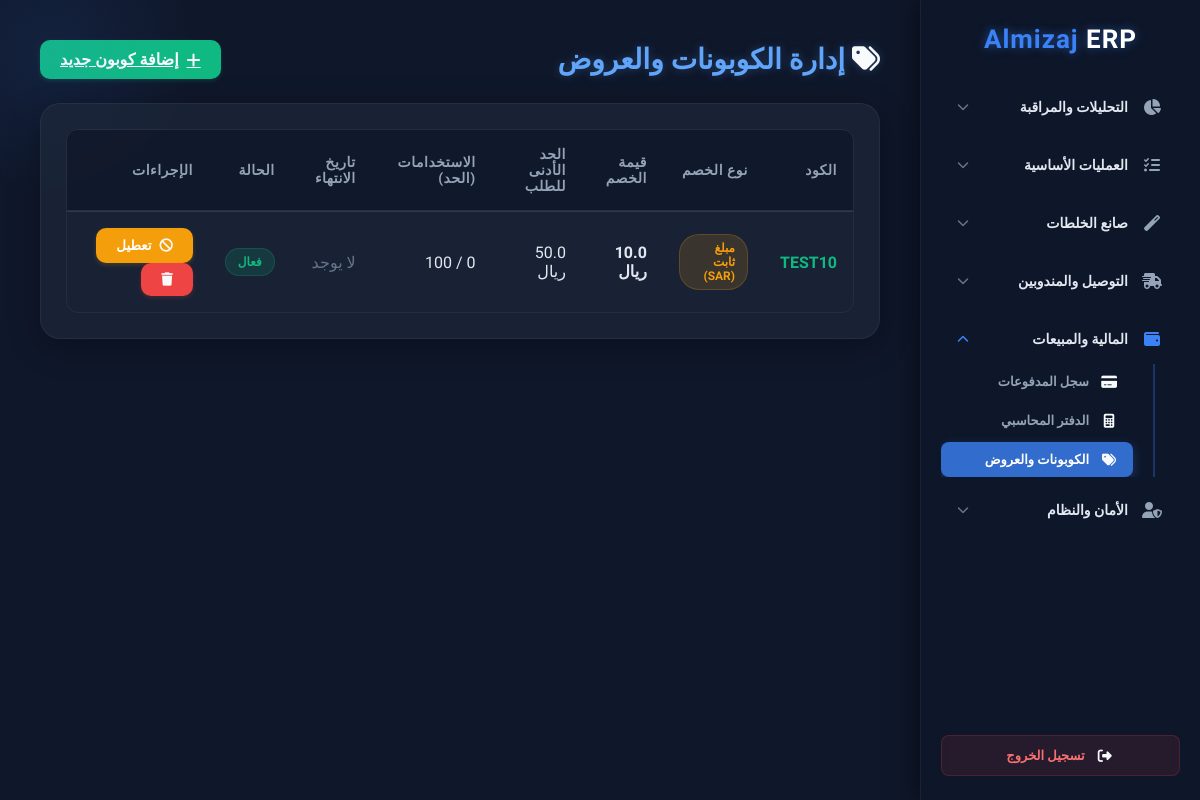
Screenshot of /admin/coupons/ (signed in) with the database file from the repository.
### src/backend/models/coupon.py (models this page shows, shortened)
class Coupon(db.Model):
    __tablename__ = 'coupons'
    id = db.Column(db.Integer, primary_key=True)
    code = db.Column(db.String(50), unique=True, nullable=False, index=True)
    discount_type = db.Column(db.String(20), nullable=False, default='percentage') # 'percentage' or 'fixed'
    discount_value = db.Column(db.Float, nullable=False) # e.g. 10.0 for 10% or 50.0 for 50 SAR
    min_order_amount = db.Column(db.Float, default=0.0)
    usage_limit = db.Column(db.Integer, default=0) # 0 means unlimited
    times_used = db.Column(db.Integer, default=0)
    valid_until = db.Column(db.DateTime, nullable=True)
    is_active = db.Column(db.Boolean, default=True)
    created_at = db.Column(db.DateTime, default=datetime.datetime.utcnow)

### app/admin/coupons.py (the view)
@coupons_bp.route('/')
def index():
    if 'user_id' not in session or session.get('role') != 'admin':
        return redirect(url_for('admin.login'))
    current_admin = session.get('name', 'Admin')
    coupons_list = Coupon.query.order_by(Coupon.created_at.desc()).all()
    return render_template('admin/coupons/index.html', coupons=coupons_list, current_admin=current_admin)

### app/templates/admin/coupons/index.html (shortened to what this page needs)
{% extends "base.html" %}
{% block content %}
<div style="display: flex; justify-content: space-between; align-items: center; margin-bottom: 24px;">
    <h1 style="color: #60a5fa; font-size: 28px; text-shadow: 0 0 10px rgba(96,165,250,0.3);"><i class="fas fa-tags"></i> إدارة الكوبونات والعروض</h1>
    <a href="{{ url_for('coupons.add') }}" class="btn btn-success"><i class="fas fa-plus"></i> إضافة كوبون جديد</a>
</div>
<div class="card">
    <div class="table-container">
        <table>
            <thead>
                <tr>
                    <th>الكود</th>
                    <th>نوع الخصم</th>
                    <th>قيمة الخصم</th>
                    <th>الحد الأدنى للطلب</th>
                    <th>الاستخدامات (الحد)</th>
                    <th>تاريخ الانتهاء</th>
                    <th>الحالة</th>
                    <th>الإجراءات</th>
                </tr>
            </thead>
            <tbody>
                {% for coupon in coupons %}
                <tr>
                    <td style="font-weight:bold; color:#10b981; font-size: 16px;">{{ coupon.code }}</td>
                    <td>
                        {% if coupon.discount_type == 'percentage' %}
                            <span class="badge badge-info">نسبة مئوية (%)</span>
                        {% else %}
                            <span class="badge badge-warning">مبلغ ثابت (SAR)</span>
                        {% endif %}
                    </td>
                    <td style="font-weight:bold;">
                        {{ coupon.discount_value }} {% if coupon.discount_type == 'percentage' %}%{% else %}ريال{% endif %}
                    </td>
                    <td>{{ coupon.min_order_amount }} ريال</td>
                    <td>{{ coupon.times_used }} / {% if coupon.usage_limit == 0 %}<i class="fas fa-infinity"></i>{% else %}{{ coupon.usage_limit }}{% endif %}</td>
                    <td>
                        {% if coupon.valid_until %}
                            {{ coupon.valid_until.strftime('%Y-%m-%d %H:%M') }}
                        {% else %}
                            <span style="color:#64748b;">لا يوجد</span>
                        {% endif %}
                    </td>
                    <td>
                        {% if coupon.is_active %}
                            <span class="badge badge-success">فعال</span>
                        {% else %}
                            <span class="badge badge-danger">معطل</span>
                        {% endif %}
                    </td>
                    <td>
                        <form action="{{ url_for('coupons.toggle', coupon_id=coupon.id) }}" method="POST" style="display:inline;">
                            <button type="submit" class="btn {% if coupon.is_active %}btn-warning{% else %}btn-success{% endif %}">
                                <i class="fas {% if coupon.is_active %}fa-ban{% else %}fa-check{% endif %}"></i>
                                {% if coupon.is_active %}تعطيل{% else %}تفعيل{% endif %}
                            </button>
                        </form>
                        <form action="{{ url_for('coupons.delete', coupon_id=coupon.id) }}" method="POST" style="display:inline;" onsubmit="return confirm('هل أنت متأكد من حذف هذا الكوبون نهائياً؟');">
                            <button type="submit" class="btn btn-danger" title="حذف">
                                <i class="fas fa-trash"></i>
                            </button>
                        </form>
                    </td>
                </tr>
                {% endfor %}
            </tbody>
        </table>
    </div>
</div>
{% endblock %}

### app/templates/base.html (style rules this page uses)
* { margin:0; padding:0; box-sizing:border-box; font-family:'Tajawal', sans-serif; direction:rtl; color:#f8fafc; }
body { background: #0f172a; display:flex; height:100vh; overflow:hidden; }
.card { background: rgba(30,41,59,0.7); backdrop-filter: blur(10px); -webkit-backdrop-filter: blur(10px); padding: 25px; border-radius: 20px; border: 1px solid rgba(255,255,255,0.05); margin-bottom:24px; box-shadow: 0 8px 32px 0 rgba(0,0,0,0.3); transition: transform 0.2s; position: relative; z-index: 1; }
.table-container { overflow-x: auto; border-radius: 12px; border: 1px solid rgba(255,255,255,0.05); }
table { width: 100%; border-collapse: collapse; background: transparent; }
th { background: rgba(15,23,42,0.8); padding: 16px; text-align: right; color: #94a3b8; font-weight: 700; font-size: 14px; text-transform: uppercase; letter-spacing: 0.5px; border-bottom: 2px solid rgba(255,255,255,0.05); }
td { padding: 16px; text-align: right; border-bottom: 1px solid rgba(255,255,255,0.05); color: #e2e8f0; vertical-align: middle; }
tr:last-child td { border-bottom: none; }
.btn { background: #3b82f6; color: white; padding: 10px 20px; border:none; border-radius:10px; cursor:pointer; font-weight:bold; transition:all 0.2s ease; display: inline-flex; align-items: center; justify-content: center; gap: 8px; box-shadow: 0 2px 4px rgba(59,130,246,0.2); }
.btn-danger { background: #ef4444; box-shadow: 0 2px 4px rgba(239,68,68,0.2); }
.btn-success { background: #10b981; box-shadow: 0 2px 4px rgba(16,185,129,0.2); }
.btn-warning { background: #f59e0b; box-shadow: 0 2px 4px rgba(245,158,11,0.2); }
.badge { padding: 6px 12px; border-radius: 20px; font-size: 12px; font-weight: bold; display: inline-block; }
.badge-success { background: rgba(16,185,129,0.15); color: #10b981; border: 1px solid rgba(16,185,129,0.2); }
.badge-warning { background: rgba(245,158,11,0.15); color: #f59e0b; border: 1px solid rgba(245,158,11,0.2); }

### rows the page displays
Coupon: code "TEST10", discount_type "مبلغ ثابت (SAR)", discount_value "10.0", min_order_amount "50.0", usage_limit "100", shows "لا يوجد", is_active "فعال"
